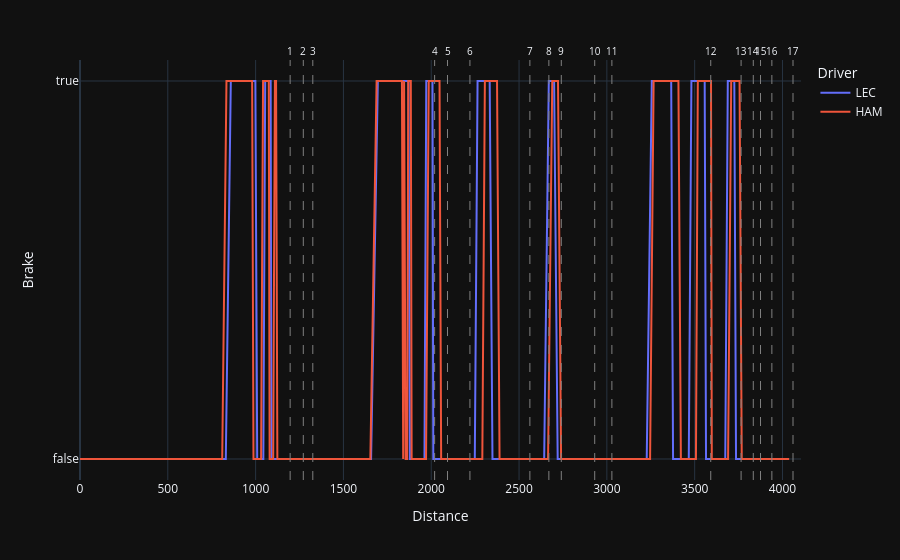

The cell this chart's notebook holds for it:
### Code cell
for _, corner in track.iterrows():
    brake.add_vline(
    x=corner['Distance'],
    line_dash='dash',
    line_width=1,
    line_color='gray',
    annotation_text=f"{corner['Number']}{corner['Letter']}",
    annotation_font_size=10,
    annotation_position='top'
)
brake.update_layout(hovermode='x unified')
brake.show()

### Figure 1 — Plotly figure (JSON) as saved in the notebook; plotly's stock layout.template omitted (floating-point values rounded to 4 significant figures; data arrays with more than 128 entries replaced by an {"elided": "..."} marker saying what was removed)
{"data": [{"hovertemplate": "Driver=LEC<br>Distance=%{x}<br>Brake=%{y}<extra></extra>", "legendgroup": "LEC", "line": {"color": "#636efa", "dash": "solid"}, "marker": {"symbol": "circle"}, "mode": "lines", "name": "LEC", "orientation": "h", "showlegend": true, "type": "scatter", "x": {"elided": "253 float values"}, "xaxis": "x", "y": {"elided": "253 bool values"}, "yaxis": "y"}, {"hovertemplate": "Driver=HAM<br>Distance=%{x}<br>Brake=%{y}<extra></extra>", "legendgroup": "HAM", "line": {"color": "#EF553B", "dash": "solid"}, "marker": {"symbol": "circle"}, "mode": "lines", "name": "HAM", "orientation": "h", "showlegend": true, "type": "scatter", "x": {"elided": "257 float values"}, "xaxis": "x", "y": {"elided": "257 bool values"}, "yaxis": "y"}], "layout": {"annotations": [{"font": {"size": 10}, "showarrow": false, "text": "1", "x": 1197.0, "xanchor": "center", "xref": "x", "y": 1, "yanchor": "bottom", "yref": "y domain"}, {"font": {"size": 10}, "showarrow": false, "text": "2", "x": 1272.0, "xanchor": "center", "xref": "x", "y": 1, "yanchor": "bottom", "yref": "y domain"}, {"font": {"size": 10}, "showarrow": false, "text": "3", "x": 1326.0, "xanchor": "center", "xref": "x", "y": 1, "yanchor": "bottom", "yref": "y domain"}, {"font": {"size": 10}, "showarrow": false, "text": "4", "x": 2019.0, "xanchor": "center", "xref": "x", "y": 1, "yanchor": "bottom", "yref": "y domain"}, {"font": {"size": 10}, "showarrow": false, "text": "5", "x": 2093.0, "xanchor": "center", "xref": "x", "y": 1, "yanchor": "bottom", "yref": "y domain"}, {"font": {"size": 10}, "showarrow": false, "text": "6", "x": 2220.0, "xanchor": "center", "xref": "x", "y": 1, "yanchor": "bottom", "yref": "y domain"}, {"font": {"size": 10}, "showarrow": false, "text": "7", "x": 2562.0, "xanchor": "center", "xref": "x", "y": 1, "yanchor": "bottom", "yref": "y domain"}, {"font": {"size": 10}, "showarrow": false, "text": "8", "x": 2670.0, "xanchor": "center", "xref": "x", "y": 1, "yanchor": "bottom", "yref": "y domain"}, {"font": {"size": 10}, "showarrow": false, "text": "9", "x": 2741.0, "xanchor": "center", "xref": "x", "y": 1, "yanchor": "bottom", "yref": "y domain"}, {"font": {"size": 10}, "showarrow": false, "text": "10", "x": 2931.0, "xanchor": "center", "xref": "x", "y": 1, "yanchor": "bottom", "yref": "y domain"}, {"font": {"size": 10}, "showarrow": false, "text": "11", "x": 3029.0, "xanchor": "center", "xref": "x", "y": 1, "yanchor": "bottom", "yref": "y domain"}, {"font": {"size": 10}, "showarrow": false, "text": "12", "x": 3592.0, "xanchor": "center", "xref": "x", "y": 1, "yanchor": "bottom", "yref": "y domain"}, {"font": {"size": 10}, "showarrow": false, "text": "13", "x": 3764.0, "xanchor": "center", "xref": "x", "y": 1, "yanchor": "bottom", "yref": "y domain"}, {"font": {"size": 10}, "showarrow": false, "text": "14", "x": 3834.0, "xanchor": "center", "xref": "x", "y": 1, "yanchor": "bottom", "yref": "y domain"}, {"font": {"size": 10}, "showarrow": false, "text": "15", "x": 3875.0, "xanchor": "center", "xref": "x", "y": 1, "yanchor": "bottom", "yref": "y domain"}, {"font": {"size": 10}, "showarrow": false, "text": "16", "x": 3940.0, "xanchor": "center", "xref": "x", "y": 1, "yanchor": "bottom", "yref": "y domain"}, {"font": {"size": 10}, "showarrow": false, "text": "17", "x": 4060.0, "xanchor": "center", "xref": "x", "y": 1, "yanchor": "bottom", "yref": "y domain"}], "hovermode": "x unified", "legend": {"title": {"text": "Driver"}, "tracegroupgap": 0}, "margin": {"t": 60}, "shapes": [{"line": {"color": "gray", "dash": "dash", "width": 1}, "type": "line", "x0": 1197.0, "x1": 1197.0, "xref": "x", "y0": 0, "y1": 1, "yref": "y domain"}, {"line": {"color": "gray", "dash": "dash", "width": 1}, "type": "line", "x0": 1272.0, "x1": 1272.0, "xref": "x", "y0": 0, "y1": 1, "yref": "y domain"}, {"line": {"color": "gray", "dash": "dash", "width": 1}, "type": "line", "x0": 1326.0, "x1": 1326.0, "xref": "x", "y0": 0, "y1": 1, "yref": "y domain"}, {"line": {"color": "gray", "dash": "dash", "width": 1}, "type": "line", "x0": 2019.0, "x1": 2019.0, "xref": "x", "y0": 0, "y1": 1, "yref": "y domain"}, {"line": {"color": "gray", "dash": "dash", "width": 1}, "type": "line", "x0": 2093.0, "x1": 2093.0, "xref": "x", "y0": 0, "y1": 1, "yref": "y domain"}, {"line": {"color": "gray", "dash": "dash", "width": 1}, "type": "line", "x0": 2220.0, "x1": 2220.0, "xref": "x", "y0": 0, "y1": 1, "yref": "y domain"}, {"line": {"color": "gray", "dash": "dash", "width": 1}, "type": "line", "x0": 2562.0, "x1": 2562.0, "xref": "x", "y0": 0, "y1": 1, "yref": "y domain"}, {"line": {"color": "gray", "dash": "dash", "width": 1}, "type": "line", "x0": 2670.0, "x1": 2670.0, "xref": "x", "y0": 0, "y1": 1, "yref": "y domain"}, {"line": {"color": "gray", "dash": "dash", "width": 1}, "type": "line", "x0": 2741.0, "x1": 2741.0, "xref": "x", "y0": 0, "y1": 1, "yref": "y domain"}, {"line": {"color": "gray", "dash": "dash", "width": 1}, "type": "line", "x0": 2931.0, "x1": 2931.0, "xref": "x", "y0": 0, "y1": 1, "yref": "y domain"}, {"line": {"color": "gray", "dash": "dash", "width": 1}, "type": "line", "x0": 3029.0, "x1": 3029.0, "xref": "x", "y0": 0, "y1": 1, "yref": "y domain"}, {"line": {"color": "gray", "dash": "dash", "width": 1}, "type": "line", "x0": 3592.0, "x1": 3592.0, "xref": "x", "y0": 0, "y1": 1, "yref": "y domain"}, {"line": {"color": "gray", "dash": "dash", "width": 1}, "type": "line", "x0": 3764.0, "x1": 3764.0, "xref": "x", "y0": 0, "y1": 1, "yref": "y domain"}, {"line": {"color": "gray", "dash": "dash", "width": 1}, "type": "line", "x0": 3834.0, "x1": 3834.0, "xref": "x", "y0": 0, "y1": 1, "yref": "y domain"}, {"line": {"color": "gray", "dash": "dash", "width": 1}, "type": "line", "x0": 3875.0, "x1": 3875.0, "xref": "x", "y0": 0, "y1": 1, "yref": "y domain"}, {"line": {"color": "gray", "dash": "dash", "width": 1}, "type": "line", "x0": 3940.0, "x1": 3940.0, "xref": "x", "y0": 0, "y1": 1, "yref": "y domain"}, {"line": {"color": "gray", "dash": "dash", "width": 1}, "type": "line", "x0": 4060.0, "x1": 4060.0, "xref": "x", "y0": 0, "y1": 1, "yref": "y domain"}], "xaxis": {"anchor": "y", "domain": [0, 1], "title": {"text": "Distance"}}, "yaxis": {"anchor": "x", "domain": [0, 1], "title": {"text": "Brake"}}}}
